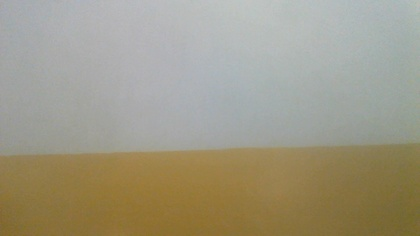
%> input picture Images/Background.JPG, 420 x 236 px, shrunk from 1280 x 720 before the run
$ octave Working_RemoveBackground.m   (GNU Octave 9; MATLAB toolbox functions it lacks are replaced by stand-ins)
%> lines starting %> are read from the running program, lines starting %| are printed output that depends on the picture; in (x1, y1, x2, y2) boxes, pixels count from 0 and x2, y2 are one past the last pixel; in counts of white or black regions, pixels touching at a corner belong together; the program's own positions count from 1
%%
Ib = imread('Images/Background.jpg');
%> Ib is the input picture: size 236x420x3 uint8; mean R, G, B 158.8, 152.9, 132.5
In = imread('Images/Image.jpg');
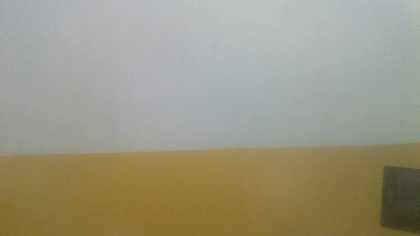
%> input picture Images/Image.JPG, 420 x 236 px, shrunk from 1280 x 720 before the run
%> In is the input picture: size 236x420x3 uint8; mean R, G, B 156.4, 151.2, 131.2

%%
INgray=rgb2gray(In);
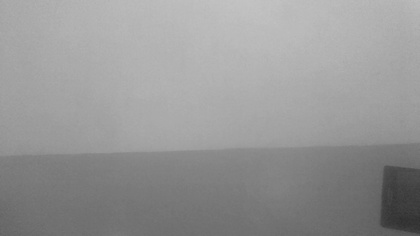
%> INgray: size 236x420 uint8; min 46, max 195, mean 150.4
IBgray=rgb2gray(Ib);
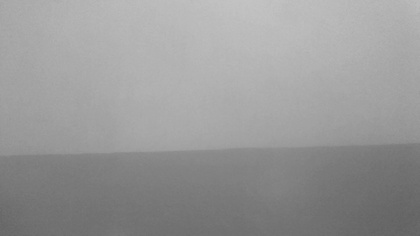
%> IBgray: size 236x420 uint8; min 97, max 196, mean 152.4
figure, imshow(IBgray);
figure, imshow(INgray);

%%
Isubt=imsubtract(IBgray,INgray);
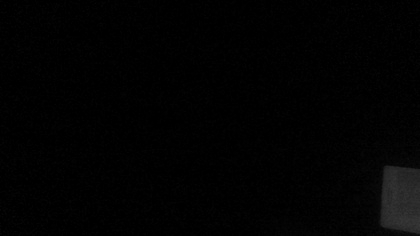
%> Isubt: size 236x420 uint8; min 0, max 56, mean 2.2
figure, imshow(Isubt);

%%
[r,c] = size(Isubt);
%> r = 236; c = 420
Ivalues = zeros(r,c);
for i = 1:r
    for j = 1:c
        if Isubt(i,j) > 25
            Ivalues(i,j) = 1;
        end
    end
end
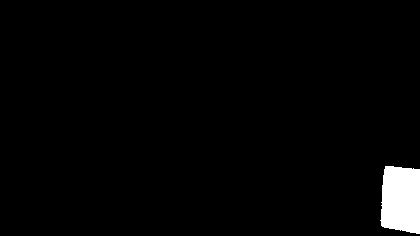
%> Ivalues: size 236x420 double; values 0 (black) and 1 (white), 2.4% white; 1 white region, box (x1, y1, x2, y2) and area: (380, 166, 420, 234) 2395
Ibwopen = bwareaopen(Ivalues, 5);
Ifill = imfill(Ibwopen,'holes');
figure, imshow(Ifill);
